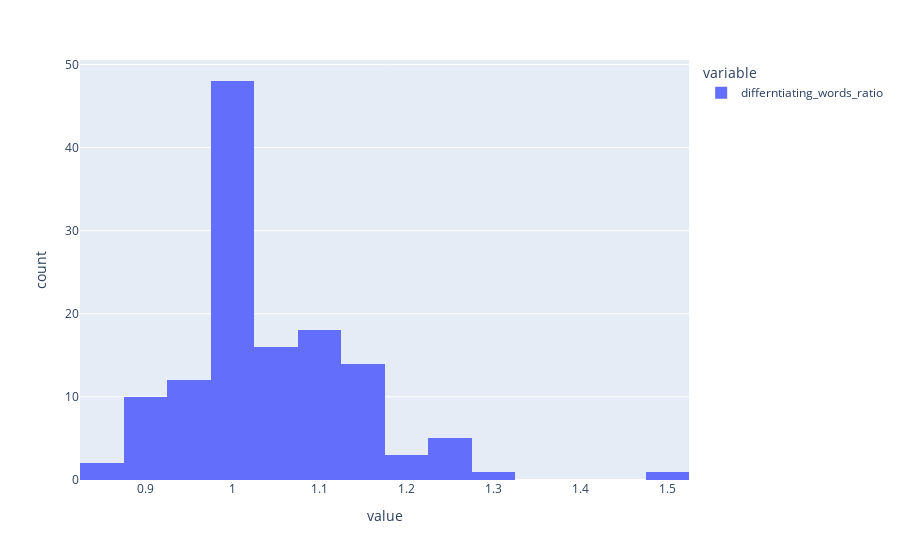

Source (notebook cell):
### Code cell
import plotly.express as px
fig = px.histogram(unmatched_data['differntiating_words_ratio'] )
fig.show()

### Figure 1 — Plotly figure (JSON) as saved in the notebook; plotly's stock layout.template omitted (floating-point values rounded to 4 significant figures; data arrays with more than 128 entries replaced by an {"elided": "..."} marker saying what was removed)
{"data": [{"alignmentgroup": "True", "bingroup": "x", "hovertemplate": "variable=differntiating_words_ratio<br>value=%{x}<br>count=%{y}<extra></extra>", "legendgroup": "differntiating_words_ratio", "marker": {"color": "#636efa", "pattern": {"shape": ""}}, "name": "differntiating_words_ratio", "offsetgroup": "differntiating_words_ratio", "orientation": "v", "showlegend": true, "type": "histogram", "x": {"elided": "130 float values"}, "xaxis": "x", "yaxis": "y"}], "layout": {"barmode": "relative", "legend": {"title": {"text": "variable"}, "tracegroupgap": 0}, "margin": {"t": 60}, "xaxis": {"anchor": "y", "domain": [0, 1], "title": {"text": "value"}}, "yaxis": {"anchor": "x", "domain": [0, 1], "title": {"text": "count"}}}}
